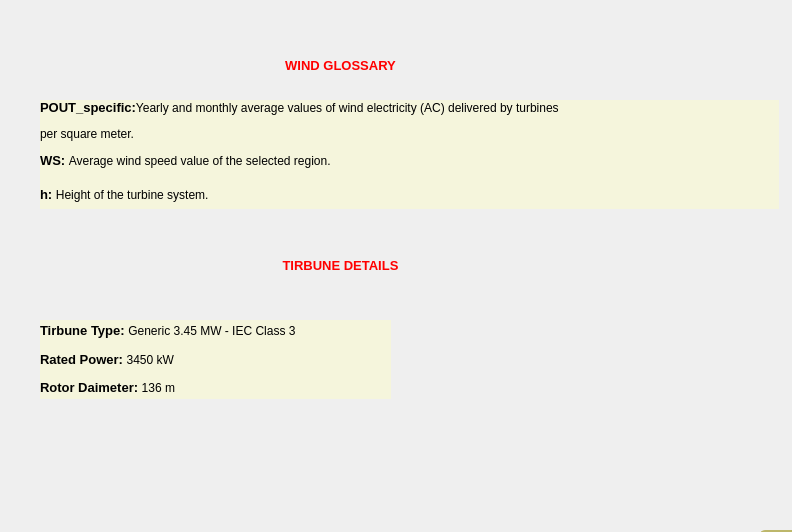
<?xml version="1.0" encoding="UTF-8"?>
<ui version="4.0">
 <class>Dialog</class>
 <widget class="QDialog" name="Dialog">
  <property name="geometry">
   <rect>
    <x>0</x>
    <y>0</y>
    <width>792</width>
    <height>532</height>
   </rect>
  </property>
  <property name="windowTitle">
   <string>Wind Glossary</string>
  </property>
  <property name="styleSheet">
   <string notr="true">.QWidget {
   background-color: beige;
}

/* Nice Windows-XP-style password character. */
QLineEdit[echoMode=&quot;2&quot;] {
    lineedit-password-character: 9679;
}

/* We provide a min-width and min-height for push buttons
   so that they look elegant regardless of the width of the text. */
QPushButton {
    background-color: palegoldenrod;
    border-width: 2px;
    border-color: darkkhaki;
    border-style: solid;
    border-radius: 5;
    padding: 3px;
    min-width: 9ex;
    min-height: 2.5ex;
}

QPushButton:hover {
   background-color: khaki;
}

/* Increase the padding, so the text is shifted when the button is
   pressed. */
QPushButton:pressed {
    padding-left: 5px;
    padding-top: 5px;
    background-color: #d0d67c;
}

QLabel, QAbstractButton {
    font: bold;
}

/* Mark mandatory fields with a brownish color. */
.mandatory {
    color: brown;
}

/* Bold text on status bar looks awful. */
QStatusBar QLabel {
   font: normal;
}

QStatusBar::item {
    border-width: 1;
    border-color: darkkhaki;
    border-style: solid;
    border-radius: 2;
}

QComboBox, QLineEdit, QSpinBox, QTextEdit, QListView {
    background-color: cornsilk;
    selection-color: #0a214c; 
    selection-background-color: #C19A6B;
}

QListView {
    show-decoration-selected: 1;
}

QListView::item:hover {
    background-color: wheat;
}

/* We reserve 1 pixel space in padding. When we get the focus,
   we kill the padding and enlarge the border. This makes the items
   glow. */
QLineEdit, QFrame {
    border-width: 2px;
    padding: 1px;
    border-style: solid;
    border-color: darkkhaki;
    border-radius: 5px;
}

/* As mentioned above, eliminate the padding and increase the border. */
QLineEdit:focus, QFrame:focus {
    border-width: 3px;
    padding: 0px;
}

/* A QLabel is a QFrame ... */
QLabel {
    border: none;
    padding: 0;
    background: none;
}

/* A QToolTip is a QLabel ... */
QToolTip {
    border: 2px solid darkkhaki;
    padding: 5px;
    border-radius: 3px;
    opacity: 200;
}

/* Nice to have the background color change when hovered. */
QRadioButton:hover, QCheckBox:hover {
    background-color: wheat;
}

/* Force the dialog's buttons to follow the Windows guidelines. */
QDialogButtonBox {
    button-layout: 0;
}</string>
  </property>
  <widget class="QLabel" name="label_4">
   <property name="geometry">
    <rect>
     <x>250</x>
     <y>50</y>
     <width>181</width>
     <height>31</height>
    </rect>
   </property>
   <property name="text">
    <string>&lt;html&gt;&lt;head/&gt;&lt;body&gt;&lt;p align=&quot;center&quot;&gt;&lt;span style=&quot; font-size:10pt; font-weight:600; color:#ff0000;&quot;&gt;WIND GLOSSARY&lt;/span&gt;&lt;/p&gt;&lt;/body&gt;&lt;/html&gt;</string>
   </property>
  </widget>
  <widget class="QPushButton" name="pushButton">
   <property name="geometry">
    <rect>
     <x>760</x>
     <y>530</y>
     <width>93</width>
     <height>28</height>
    </rect>
   </property>
   <property name="text">
    <string>Kapat</string>
   </property>
  </widget>
  <widget class="QLabel" name="label_5">
   <property name="geometry">
    <rect>
     <x>250</x>
     <y>250</y>
     <width>181</width>
     <height>31</height>
    </rect>
   </property>
   <property name="text">
    <string>&lt;html&gt;&lt;head/&gt;&lt;body&gt;&lt;p align=&quot;center&quot;&gt;&lt;span style=&quot; font-size:10pt; font-weight:600; color:#ff0000;&quot;&gt;TIRBUNE DETAILS&lt;/span&gt;&lt;/p&gt;&lt;/body&gt;&lt;/html&gt;</string>
   </property>
  </widget>
  <widget class="QWidget" name="layoutWidget">
   <property name="geometry">
    <rect>
     <x>40</x>
     <y>100</y>
     <width>739</width>
     <height>109</height>
    </rect>
   </property>
   <layout class="QVBoxLayout" name="verticalLayout">
    <item>
     <widget class="QLabel" name="label_3">
      <property name="text">
       <string>&lt;html&gt;&lt;head/&gt;&lt;body&gt;&lt;p&gt;&lt;span style=&quot; font-size:10pt;&quot;&gt;POUT_specific:&lt;/span&gt;&lt;span style=&quot; font-size:9pt; font-weight:400;&quot;&gt;Yearly and monthly average values of wind electricity (AC) delivered by turbines &lt;/span&gt;&lt;/p&gt;&lt;p&gt;&lt;span style=&quot; font-size:9pt; font-weight:400;&quot;&gt;per square meter.&lt;/span&gt;&lt;/p&gt;&lt;/body&gt;&lt;/html&gt;</string>
      </property>
     </widget>
    </item>
    <item>
     <widget class="QLabel" name="label">
      <property name="text">
       <string>&lt;html&gt;&lt;head/&gt;&lt;body&gt;&lt;p&gt;&lt;span style=&quot; font-size:10pt;&quot;&gt;WS: &lt;/span&gt;&lt;span style=&quot; font-size:9pt; font-weight:400;&quot;&gt;Average wind speed value of the selected region.&lt;/span&gt;&lt;/p&gt;&lt;/body&gt;&lt;/html&gt;</string>
      </property>
     </widget>
    </item>
    <item>
     <widget class="QLabel" name="label_11">
      <property name="text">
       <string>&lt;html&gt;&lt;head/&gt;&lt;body&gt;&lt;p&gt;&lt;span style=&quot; font-size:10pt;&quot;&gt;h: &lt;/span&gt;&lt;span style=&quot; font-size:9pt; font-weight:400;&quot;&gt;Height of the turbine system.&lt;/span&gt;&lt;/p&gt;&lt;/body&gt;&lt;/html&gt;</string>
      </property>
     </widget>
    </item>
   </layout>
  </widget>
  <widget class="QWidget" name="layoutWidget">
   <property name="geometry">
    <rect>
     <x>40</x>
     <y>320</y>
     <width>351</width>
     <height>79</height>
    </rect>
   </property>
   <layout class="QVBoxLayout" name="verticalLayout_2">
    <item>
     <widget class="QLabel" name="label_7">
      <property name="text">
       <string>&lt;html&gt;&lt;head/&gt;&lt;body&gt;&lt;p&gt;&lt;span style=&quot; font-size:10pt;&quot;&gt;Tirbune Type: &lt;/span&gt;&lt;span style=&quot; font-size:9pt; font-weight:400;&quot;&gt;Generic 3.45 MW - IEC Class 3&lt;/span&gt;&lt;/p&gt;&lt;/body&gt;&lt;/html&gt;</string>
      </property>
     </widget>
    </item>
    <item>
     <widget class="QLabel" name="label_9">
      <property name="text">
       <string>&lt;html&gt;&lt;head/&gt;&lt;body&gt;&lt;p&gt;&lt;span style=&quot; font-size:10pt;&quot;&gt;Rated Power: &lt;/span&gt;&lt;span style=&quot; font-size:9pt; font-weight:400;&quot;&gt;3450 kW&lt;/span&gt;&lt;/p&gt;&lt;/body&gt;&lt;/html&gt;</string>
      </property>
     </widget>
    </item>
    <item>
     <widget class="QLabel" name="label_10">
      <property name="text">
       <string>&lt;html&gt;&lt;head/&gt;&lt;body&gt;&lt;p&gt;&lt;span style=&quot; font-size:10pt;&quot;&gt;Rotor Daimeter: &lt;/span&gt;&lt;span style=&quot; font-size:9pt; font-weight:400;&quot;&gt;136 m&lt;/span&gt;&lt;/p&gt;&lt;/body&gt;&lt;/html&gt;</string>
      </property>
     </widget>
    </item>
   </layout>
  </widget>
 </widget>
 <resources/>
 <connections/>
</ui>
